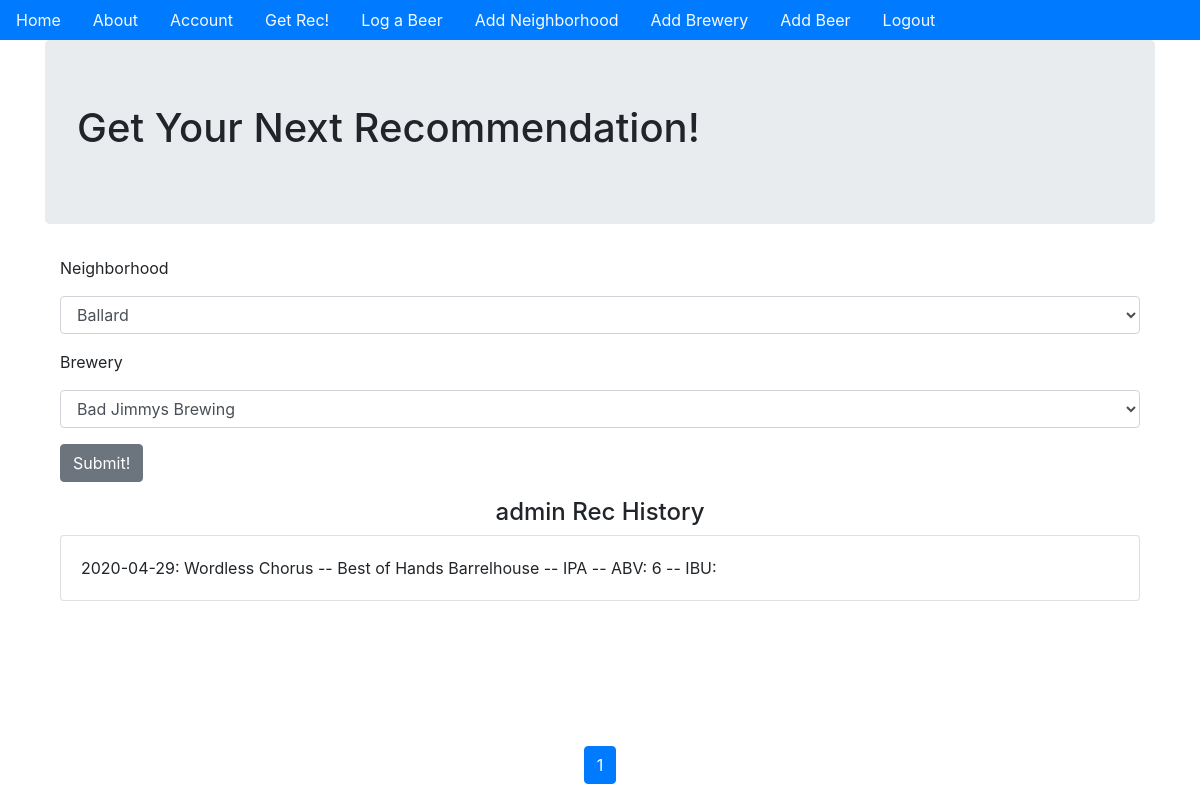
Page /get_rec (signed in) on the earlier database version.
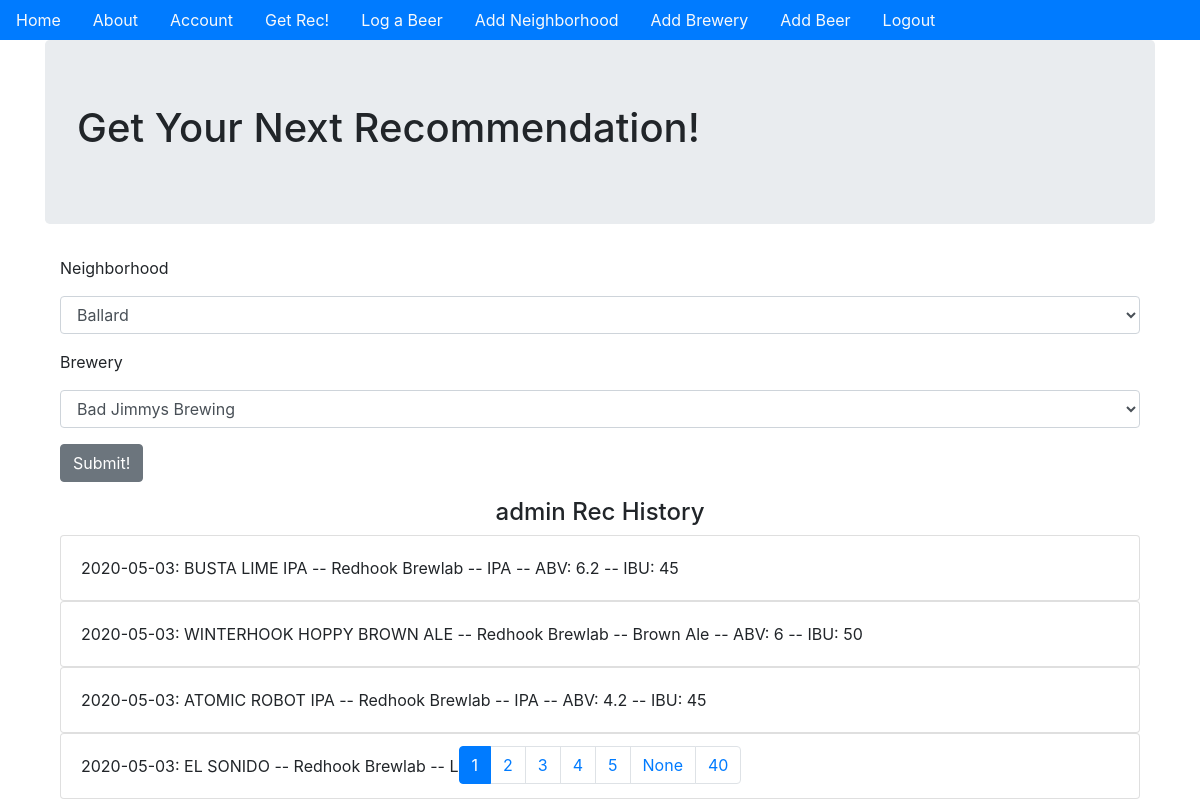
Same page on the later database version.
### beer_app/models.py (models this page shows, shortened)
class User(db.Model, UserMixin):
    __tablename__ = 'users'
    id = db.Column(db.Integer, primary_key=True)
    profile_image = db.Column(
        db.String(64), nullable=False, default='default_profile.png')
    email = db.Column(db.String(64), unique=True, index=True)
    username = db.Column(db.String(64), unique=True, index=True)
    password_hash = db.Column(db.String(128))
    transactions = db.relationship('Log', backref='user', lazy='dynamic')
    recommendations = db.relationship(
        'Rec', backref='user', lazy='dynamic')

class Rec(db.Model):
    __tablename__ = 'recommendations'
    users = db.relationship(User)
    items = db.relationship(Item)
    id = db.Column(db.Integer, primary_key=True)
    user_id = db.Column(db.Integer, db.ForeignKey('users.id'), nullable=False)
    item_id = db.Column(db.Integer, db.ForeignKey('items.id'), nullable=False)
    date = db.Column(db.DateTime, nullable=False, default=datetime.utcnow)
    def __repr__(self):
        return f"{self.date.strftime('%Y-%m-%d')}: {Item.query.filter_by(id=self.item_id).first()}"

class Item(db.Model):
    __tablename__ = 'items'
    locations = db.relationship(Location)
    id = db.Column(db.Integer, primary_key=True)
    name = db.Column(db.String(64), nullable=False, index=True)
    style = db.Column(db.String(64), nullable=False, index=True)
    abv = db.Column(db.String(4), nullable=False, index=True)
    ibu = db.Column(db.String(3), index=True)
    location_id = db.Column(db.Integer, db.ForeignKey(
        'locations.id'), nullable=False)
    def __repr__(self):
        return f"{self.name} -- {self.locations.name} -- {self.style} -- ABV: {self.abv} -- IBU: {self.ibu}"

class Location(db.Model):
    __tablename__ = 'locations'
    zones = db.relationship(Zone)
    id = db.Column(db.Integer, primary_key=True)
    name = db.Column(db.String(64), index=True)
    address = db.Column(db.String(64))
    phone = db.Column(db.String(10))
    website = db.Column(db.String(64))
    zone_id = db.Column(db.Integer, db.ForeignKey('zones.id'), nullable=False)
    items = db.relationship('Item', backref='location')

### beer_app/actions/views.py (the view, shortened to what this page needs)
@actions.route('/get_rec', methods=['GET', 'POST'])
@login_required
def get_rec():
    form = RecActionForm()
    form.zone.choices = [(zone.id, zone.name)
                         for zone
                         in Zone.query.order_by('name')]
    form.loc.choices = [(loc.id, loc.name)
                        for loc
                        in Location.query.order_by('name')]
    page = request.args.get('page', 1, type=int)
    user_recs = Rec.query.filter_by(user_id=current_user.id).order_by(
        Rec.date.desc()).paginate(page=page, per_page=4)
    return render_template('rec.html', form=form, user_recs=user_recs)

### beer_app/actions/forms.py
class RecActionForm(FlaskForm):
    zone = SelectField('Neighborhood', coerce=int)
    loc = SelectField('Brewery', coerce=int, validators=[DataRequired()])
    submit = SubmitField('Submit!')

### beer_app/models.py (called while the page is built)
@login_manager.user_loader
def load_user(user_id):
    return User.query.get(user_id)

### beer_app/templates/rec.html (shortened to what this page needs)
{% extends "base.html" %}
{% block content %}
<div class='jumbotron'>
    <h1>Get Your Next Recommendation!</h1>
</div>
<div class='container'>
    <form method="POST" action="" enctype="multipart/form-data">
        <div class='form-group'>
            {{form.zone.label(class='form-group')}}
            {{form.zone(class='form-control')}}
        </div>
        <div class='form-group'>
            {{form.loc.label(class='form-group')}}
            {{form.loc(class='form-control')}}
        </div>
        <div class='form-group'>
            {{form.submit(class='btn btn-secondary')}}
        </div>
    </form>
</div>
{% if user_recs.items %}
<div class='container'>
    <h4 style='text-align:center'> {{current_user.username}} Rec History</h4>
    {% for post in user_recs.items %}
    <div class='card'>
        <div class='card-body'>
            {{post}}
        </div>
    </div>
    {% endfor %}
</div>
<div class="fixed-bottom">
    <nav aria-label='User Recommendation History'>
        <ul class='pagination sticky-bottom justify-content-center'>
            {% for page_num in user_recs.iter_pages(left_edge=1,
                                                                                right_edge=1,
                                                                                left_current=5,
                                                                                right_current=5) %}
            {% if user_recs.page == page_num %}
            <li class='page-item active' aria-current="page">
                <span class="page-link" href="{{url_for('actions.get_rec',page=page_num)}}">{{page_num}}
                </span>
            </li>
            {% else %}
            <li class='page-item'>
                <a class='page-link' href="{{url_for('actions.get_rec',page=page_num)}}">{{page_num}}</a>
            </li>
            {% endif %}
            {% endfor %}
        </ul>
    </nav>
</div>
{% endif %}
{% endblock %}

### beer_app/templates/base.html (shortened to what this page needs)
<!DOCTYPE html>
<html lang="en" dir='ltr'>
<head>
    <link rel="stylesheet" href="https://stackpath.bootstrapcdn.com/bootstrap/4.4.1/css/bootstrap.min.css"
>
</head>
<body>
    <ul class='nav sticky-top bg-primary'>
        <li class='nav-link'>
            <a class='text-light' href="{{url_for('core.index')}}">Home</a>
        </li>
        <li class='nav-link'>
            <a class='text-light' href="{{url_for('core.info')}}">About</a>
        </li>
        {% if current_user.is_authenticated %}
        <li class='nav-link'>
            <a class='text-light' href="{{url_for('users.account')}}">Account</a>
        </li>
        <li class='nav-link'>
            <a class='text-light' href="{{url_for('actions.get_rec')}}">Get Rec!</a>
        </li>
        <li class='nav-link'>
            <a class='text-light' href="{{url_for('actions.log_item')}}">Log a Beer</a>
        </li>
        {% if current_user.username=='admin' %}
        <li class='nav-link'>
            <a class='text-light' href="{{url_for('update.add_zone_form')}}">Add Neighborhood</a>
        </li>
        <li class='nav-link'>
            <a class='text-light' href="{{url_for('update.add_location_form')}}">Add Brewery</a>
        </li>
        <li class='nav-link'>
            <a class='text-light' href="{{url_for('update.add_item_form')}}">Add Beer</a>
        </li>
        {% endif %}
        <li class='nav-link'>
            <a class='text-light' href="{{url_for('users.logout')}}">Logout</a>
        </li>
        {% endif %}
    </ul>
    <div class='container'>
        {% block content %}
        {% endblock %}
    </div>
</body>
</html>

Differences in the rows shown:
no longer on this page (row unchanged): Rec: date+item "2020-04-29: Wordless Chorus -- Best of Hands Barrelhouse -- IPA -- ABV: 6 -- IBU:"
added Rec: date+item "2020-05-03: BUSTA LIME IPA -- Redhook Brewlab -- IPA -- ABV: 6.2 -- IBU: 45"
added Rec: date+item "2020-05-03: WINTERHOOK HOPPY BROWN ALE -- Redhook Brewlab -- Brown Ale -- ABV: 6 -- IBU: 50"
added Rec: date+item "2020-05-03: ATOMIC ROBOT IPA -- Redhook Brewlab -- IPA -- ABV: 4.2 -- IBU: 45"
added Rec: date+item "2020-05-03: EL SONIDO -- Redhook Brewlab -- Lager -- ABV: 5.7 -- IBU: 30"
Other differences:
new list line: "2"
new list line: "3"
new list line: "4"
new list line: "5"
new list line: "None"
new list line: "40"
